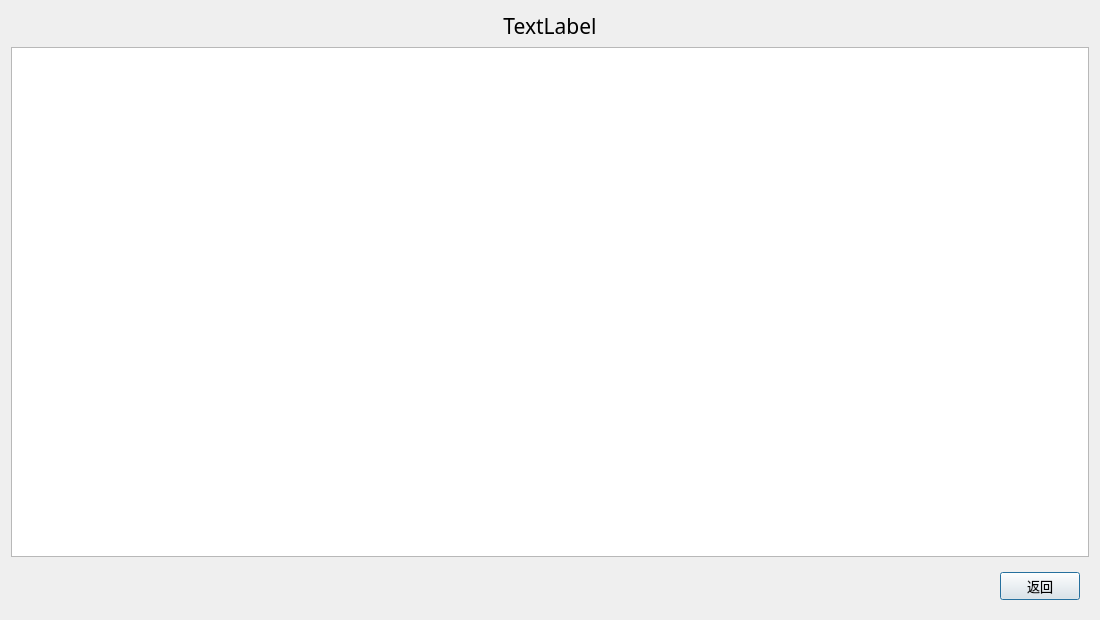
<?xml version="1.0" encoding="UTF-8"?>
<ui version="4.0">
 <class>ViewAllPsg</class>
 <widget class="QDialog" name="ViewAllPsg">
  <property name="geometry">
   <rect>
    <x>0</x>
    <y>0</y>
    <width>1100</width>
    <height>620</height>
   </rect>
  </property>
  <property name="font">
   <font>
    <family>黑体</family>
   </font>
  </property>
  <property name="windowTitle">
   <string>Dialog</string>
  </property>
  <layout class="QVBoxLayout" name="verticalLayout">
   <item>
    <widget class="QLabel" name="label_tt">
     <property name="font">
      <font>
       <pointsize>16</pointsize>
      </font>
     </property>
     <property name="text">
      <string>TextLabel</string>
     </property>
     <property name="alignment">
      <set>Qt::AlignCenter</set>
     </property>
    </widget>
   </item>
   <item>
    <widget class="QTableWidget" name="tableWidget"/>
   </item>
   <item>
    <widget class="QWidget" name="widget" native="true">
     <layout class="QHBoxLayout" name="horizontalLayout">
      <item>
       <spacer name="horizontalSpacer">
        <property name="orientation">
         <enum>Qt::Horizontal</enum>
        </property>
        <property name="sizeHint" stdset="0">
         <size>
          <width>40</width>
          <height>20</height>
         </size>
        </property>
       </spacer>
      </item>
      <item>
       <widget class="QPushButton" name="returnBtn">
        <property name="font">
         <font>
          <pointsize>10</pointsize>
         </font>
        </property>
        <property name="text">
         <string>返回</string>
        </property>
       </widget>
      </item>
     </layout>
    </widget>
   </item>
  </layout>
 </widget>
 <resources/>
 <connections/>
</ui>
